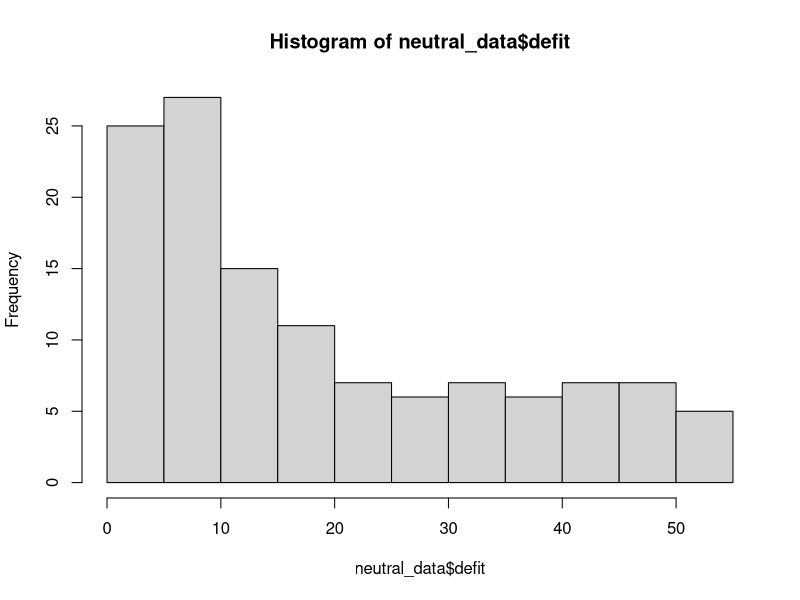
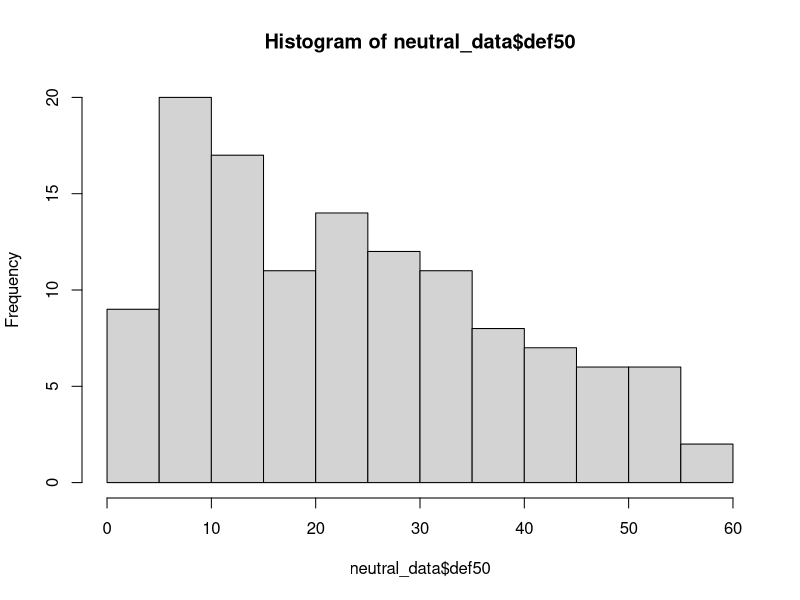
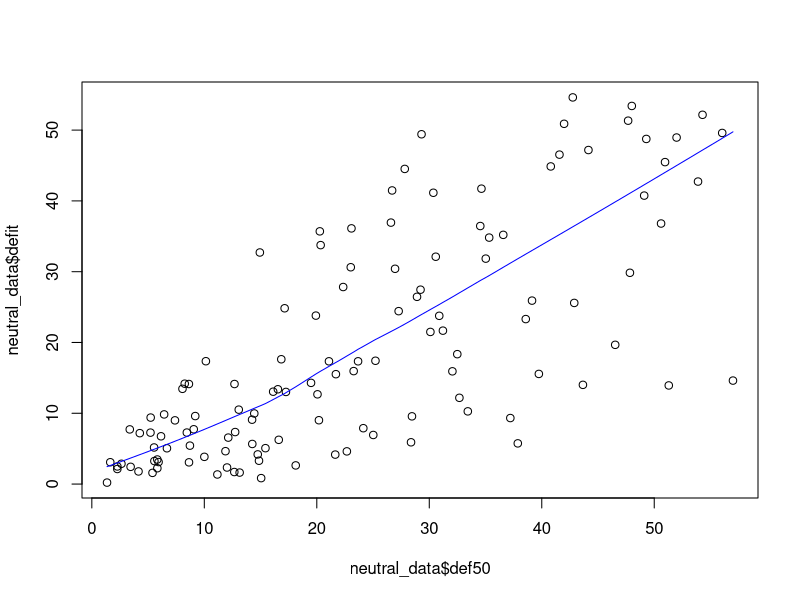

The R script that drew these images, in order:
library(readxl)

neutral_data <- read_excel("Neutral Landscape with defit def50.xlsx")

hist(neutral_data$defit)
hist(neutral_data$def50)

plot(neutral_data$def50,neutral_data$defit)
lines(lowess(neutral_data$def50,neutral_data$defit),col="blue")

mod <- lm(defit~def50,data=neutral_data)
summary(mod)


